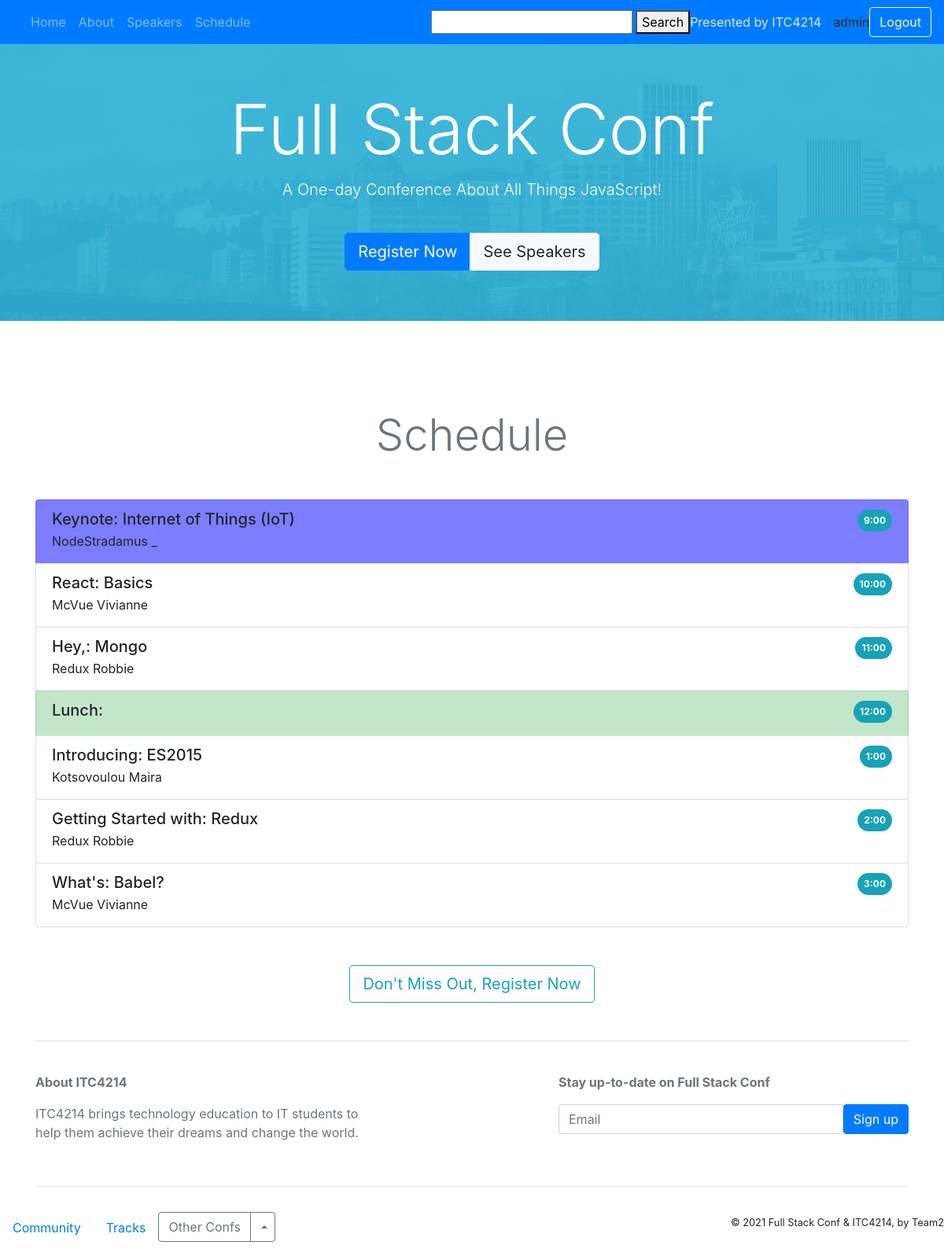
Screenshot of /fullstack/schedule (signed in) with the database file from the repository.
### fullstack/models.py (models this page shows, shortened)
class Schedule(models.Model):
    title = models.CharField(max_length=20)
    description = models.CharField(max_length=100, blank=True)
    speaker = models.ForeignKey(
        Speaker, blank=True, on_delete=models.SET_NULL, null=True, related_name="speaker_name")
    time = models.CharField(max_length=5)
    bgcolor = models.CharField(max_length=8, blank=True)

class Speaker(models.Model):
    name = models.CharField(max_length=20)
    lastname = models.CharField(max_length=40)
    description = models.CharField(max_length=200)
    avatar = models.CharField(max_length=30)

### fullstack/views.py (the view)
def schedule(request):
    return render(request, 'fullstack/schedule.html', {
        "v_schedule" : Schedule.objects.all()
    })

### fullstack/templates/fullstack/schedule.html
{% extends "fullstack/layout.html" %}
{% block body %}
        <section id="schedule" class="pt-4">
            <h1 class="display-4 text-center my-5 text-muted">Schedule</h1>
            <ul class="list-group">
                {% for row in v_schedule %}
                <li class="list-group-item"
                        {% if row.bgcolor != "" %}
                                style="background-color: #{{row.bgcolor}};"
                        {% endif %}
                >
                    <div class="d-flex justify-content-between">
                        <h5 class="mb-1">{{row.title}}: {{row.description}}</h5>
                        <span class="badge badge-pill badge-info p-2">{{row.time}}</span>
                    </div>
                    <p class="mb-1">{{row.speaker.lastname}} {{row.speaker.name}}</p>
                </li>
               {% endfor %}
            </ul>
        </section>
{% endblock %}

### fullstack/templates/fullstack/layout.html (shortened to what this page needs)
{% load static %}
<!DOCTYPE html>
<html lang="en">
<head>
    <link rel="stylesheet" href="https://maxcdn.bootstrapcdn.com/bootstrap/4.0.0-beta/css/bootstrap.min.css">
    <link rel="stylesheet" href="{% static 'css/custom.css' %}">
</head>
<body id="home" data-spy="scroll" data-target=".navbar" data-offset="100">
    <nav class="navbar navbar-expand-lg navbar-dark bg-primary fixed-top">
        <div class="container">
            <a class="navbar-brand order-1 mr-0" href="https://www.acg.edu" target="_blank">Presented by ITC4214</a>
            <div class="collapse navbar-collapse" id="navbarNavAltMarkup">
                <div class="navbar-nav">
                    <a class="nav-item nav-link" href="{% url 'index' %}">Home <span class="sr-only">(current)</span></a>
                    <a class="nav-item nav-link" href="{% url 'about' %}">About</a>
                    <a class="nav-item nav-link" href="{% url 'speakers' %}">Speakers</a>
                    <a class="nav-item nav-link" href="{% url 'schedule' %}">Schedule</a>
                </div>
            </div>
            <form method="post" action ="{% url 'search' %}">
                <input name="q" id="q" type="text"/> <button type="submit">Search</button>
            </form>
        </div>
        {% if user.is_authenticated %}
        {{ user.username }}
        <a href = "{% url 'logout'%}" class = "btn btn-outline-light me-1">Logout</a>
        {% else %}
        <a href = "{% url 'login'%}" class = "btn btn-outline-light me-1">Login</a>
        <a href = "{% url 'signup'%}" class = "btn btn-outline-light me-1">Singup</a>
        {% endif %}
    </nav>
    <div class="jumbotron jumbotron-fluid bg-info text-white">
        <div class="container text-sm-center pt-5">
            <h1 class="display-2">Full Stack Conf</h1>
            <p class="lead">A One-day Conference About All Things JavaScript!</p>
            <div class="btn-group mt-4" role="group" aria-label="Callout buttons">
                <button type="button" class="btn btn-primary btn-lg" data-toggle="modal" data-target="#register">Register Now</button>
                <a class="btn btn-light btn-lg" href="{% url 'speakers' %}">See Speakers</a>
            </div>
        </div>
    </div>
<div class="container pt-2">
    {% block body %}
    {% endblock %}
        <button type="button" class="btn btn-outline-info btn-lg d-block mx-auto my-5" data-toggle="modal" data-target="#register">Don't Miss Out, Register Now</button>
        <hr>
        <div class="row py-4 text-muted">
            <div class="col-md col-xl-5">
                <p><strong>About ITC4214</strong></p>
                <p>ITC4214 brings technology education to IT students to help them achieve their dreams and change the world.</p>
            </div>
            <div class="col-md col-xl-5 ml-auto">
                <p><strong>Stay up-to-date on Full Stack Conf</strong></p>
                <div class="input-group">
                    <input type="text" class="form-control" placeholder="Email">
                    <span class="input-group-btn">
			        <button class="btn btn-primary" type="button">Sign up</button>
			      </span>
                </div>
            </div>
        </div>
        <hr>
</div>
        <div id="footer" class="row py-3">
            <div class="col-md-7">
                <ul class="nav">
                    <li class="nav-item">
                        <a class="nav-link" href="#">Community</a>
                    </li>
                    <li class="nav-item">
                        <a class="nav-link" href="#">Tracks</a>
                    </li>
                    <li class="nav-item">
                        <div class="btn-group dropup">
                            <button type="button" class="btn btn-outline-secondary">Other Confs</button>
                            <button type="button" class="btn btn-outline-secondary dropdown-toggle dropdown-toggle-split" data-toggle="dropdown" aria-haspopup="true" aria-expanded="false">
                </button>
                        </div>
                    </li>
                </ul>
            </div>
            <div class="col-md text-md-right">
                <small>&copy; 2021 Full Stack Conf &amp; ITC4214, by Team2</small>
            </div>
        </div>
</body>
</html>

### fullstack/static/css/custom.css (style rules this page uses)
.navbar .navbar-brand { color: rgba(255, 255, 255, 0.85); font-size: 1rem; }
.jumbotron { background-image: url( '/static/img/jumbo-bg.jpg' ); background-size: cover; }

### fullstack/templates/fullstack/layout.html (style rules this page uses)
body { position: relative; }

### rows the page displays
Schedule: title "Keynote", description "Internet of Things (IoT)", time "9:00", speaker.lastname "NodeStradamus", speaker.name "_"
Schedule: title "React", description "Basics", time "10:00", speaker.lastname "McVue", speaker.name "Vivianne"
Schedule: title "Hey,", description "Mongo", time "11:00", speaker.lastname "Redux", speaker.name "Robbie"
Schedule: title "Lunch", time "12:00"
Schedule: title "Introducing", description "ES2015", time "1:00", speaker.lastname "Kotsovoulou", speaker.name "Maira"
Schedule: title "Getting Started with", description "Redux", time "2:00", speaker.lastname "Redux", speaker.name "Robbie"
Schedule: title "What's", description "Babel?", time "3:00", speaker.lastname "McVue", speaker.name "Vivianne"

### other values shown
{{ user.username }} "admin"
